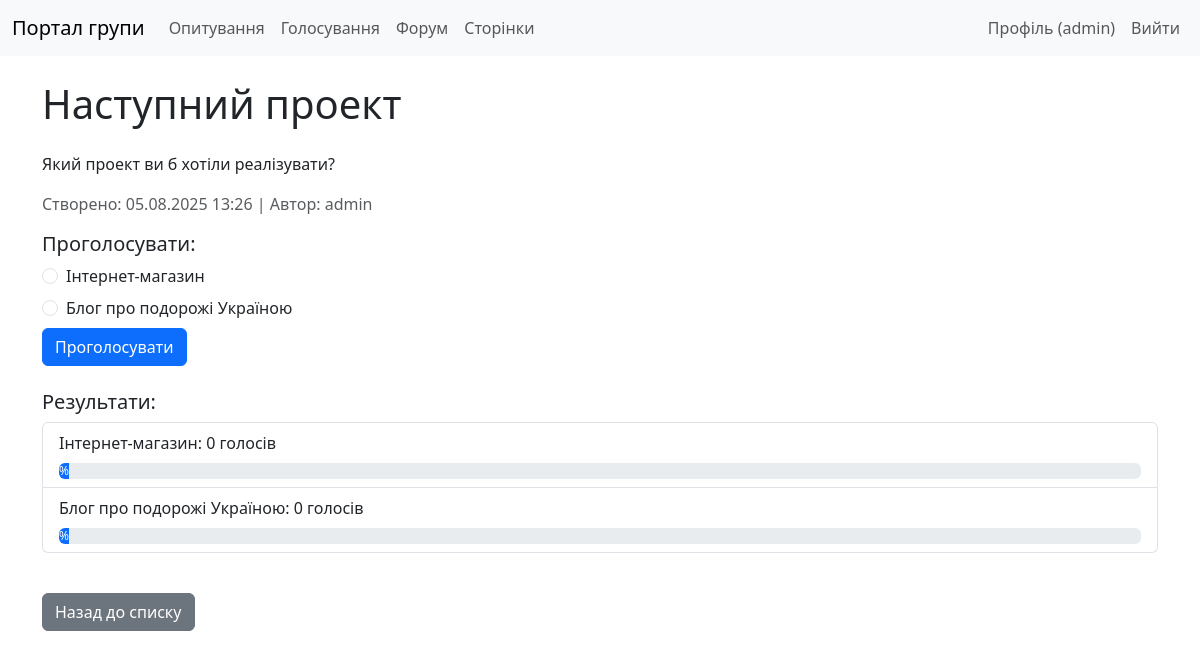
Page /voting/4/ (signed in) on the committed database.
### voting/models.py (models this page shows, shortened)
class Vote(models.Model):
    title = models.CharField(max_length=200)
    description = models.TextField(blank=True, null=True)
    created_by = models.ForeignKey(User, on_delete=models.CASCADE, related_name='votes')
    created_at = models.DateTimeField(auto_now_add=True)
    is_active = models.BooleanField(default=True)
    class Meta:
        verbose_name = 'Vote'
        verbose_name_plural = 'Votes'

class VoteOption(models.Model):
    vote = models.ForeignKey(Vote, on_delete=models.CASCADE, related_name='options')
    text = models.CharField(max_length=200)
    vote_count = models.PositiveIntegerField(default=0)
    class Meta:
        verbose_name = 'Vote Option'
        verbose_name_plural = 'Vote Options'

### voting/views.py (the view)
# urls.py: path('<int:pk>/', views.VoteDetailView.as_view(), name='vote_detail'),
class VoteDetailView(DetailView):
    model = Vote
    template_name = 'voting/vote_detail.html'
    context_object_name = 'vote'
    def get_context_data(self, **kwargs):
        context = super().get_context_data(**kwargs)
        if self.request.user.is_authenticated:
            context['has_voted'] = UserVote.objects.filter(vote=self.object, user=self.request.user).exists()
        return context

### templates/voting/vote_detail.html (shortened to what this page needs)
{% extends 'base.html' %}
{% block content %}
    <h1 class="my-4">{{ vote.title }}</h1>
    {% if vote.description %}
        <p>{{ vote.description|linebreaks }}</p>
    {% endif %}
    <p class="text-muted">Створено: {{ vote.created_at|date:"d.m.Y H:i" }} | Автор: {{ vote.created_by.username }}</p>
    {% if user.is_authenticated %}
        <h5>Проголосувати:</h5>
        <form method="post" action="{% url 'voting:vote_cast' vote.pk %}">
            {% for option in vote.options.all %}
                <div class="form-check mb-2">
                    <input class="form-check-input" type="radio" name="option" id="option{{ option.id }}" value="{{ option.id }}" {% if user_vote and user_vote.option == option %}checked{% endif %} required>
                    <label class="form-check-label" for="option{{ option.id }}">
                        {{ option.text }}
                    </label>
                </div>
            {% endfor %}
            <button type="submit" class="btn btn-primary">Проголосувати</button>
        </form>
        <h5 class="mt-4">Результати:</h5>
        <ul class="list-group mb-4">
            {% for option in vote.options.all %}
                <li class="list-group-item">
                    {{ option.text }}: {{ option.vote_count }} голосів
                    <div class="progress mt-2">
                        <div class="progress-bar" role="progressbar" style="width: {% widthratio option.vote_count vote.votes.count 100 %}%;" aria-valuenow="{% widthratio option.vote_count vote.votes.count 100 %}" aria-valuemin="0" aria-valuemax="100">
                            {% widthratio option.vote_count vote.votes.count 100 %}%
                        </div>
                    </div>
                </li>
            {% endfor %}
        </ul>
    {% else %}
        <div class="alert alert-warning">
            <p>Будь ласка, <a href="{% url 'login' %}">увійдіть</a>, щоб проголосувати.</p>
        </div>
    {% endif %}
    <a href="{% url 'voting:vote_list' %}" class="btn btn-secondary mt-3">Назад до списку</a>
{% endblock %}

### templates/base.html (shortened to what this page needs)
{% load static %}
<!DOCTYPE html>
<html lang="uk">
<head>
    <link href="https://cdn.jsdelivr.net/npm/bootstrap@5.3.0/dist/css/bootstrap.min.css" rel="stylesheet">
    <link rel="stylesheet" href="{% static 'css/styles.css' %}">
</head>
<body>
    <nav class="navbar navbar-expand-lg navbar-light bg-light">
        <div class="container-fluid">
            <a class="navbar-brand" href="{% url 'core:group_profile' %}">
                {% with group=group %}
                    {% if group.logo %}
                        <img src="{{ group.logo.url }}" alt="{{ group.name }}">
                    {% else %}
                        Портал групи
                    {% endif %}
                {% endwith %}
            </a>
            <div class="collapse navbar-collapse" id="navbarNav">
                <ul class="navbar-nav me-auto">
                    <li class="nav-item">
                        <a class="nav-link" href="{% url 'polls:poll_list' %}">Опитування</a>
                    </li>
                    <li class="nav-item">
                        <a class="nav-link" href="{% url 'voting:vote_list' %}">Голосування</a>
                    </li>
                    <li class="nav-item">
                        <a class="nav-link" href="{% url 'forum:thread_list' %}">Форум</a>
                    </li>
                    <li class="nav-item">
                        <a class="nav-link" href="{% url 'pages:page_list' %}">Сторінки</a>
                    </li>
                </ul>
                <ul class="navbar-nav">
                    {% if user.is_authenticated %}
                        <li class="nav-item">
                            <a class="nav-link" href="{% url 'core:user_profile' %}">Профіль ({{ user.username }})</a>
                        </li>
                        <li class="nav-item">
                            <form action="{% url 'logout' %}" method="post" class="d-inline">
                                <button type="submit" class="nav-link btn btn-link">Вийти</button>
                            </form>
                        </li>
                    {% endif %}
                </ul>
            </div>
        </div>
    </nav>
    <div class="container">
        {% block content %}
        {% endblock %}
    </div>
</body>
</html>

### static/css/styles.css (style rules this page uses)
.container { margin-top: 20px; }

### rows in the picture
Vote: title "Наступний проект", description "Який проект ви б хотіли реалізувати?", created_at "05.08.2025 13:26", created_by.username "admin"
VoteOption: text "Інтернет-магазин", vote_count "0"
VoteOption: text "Блог про подорожі Україною", vote_count "0"

### other values in the picture
{{ user.username }} "admin"
